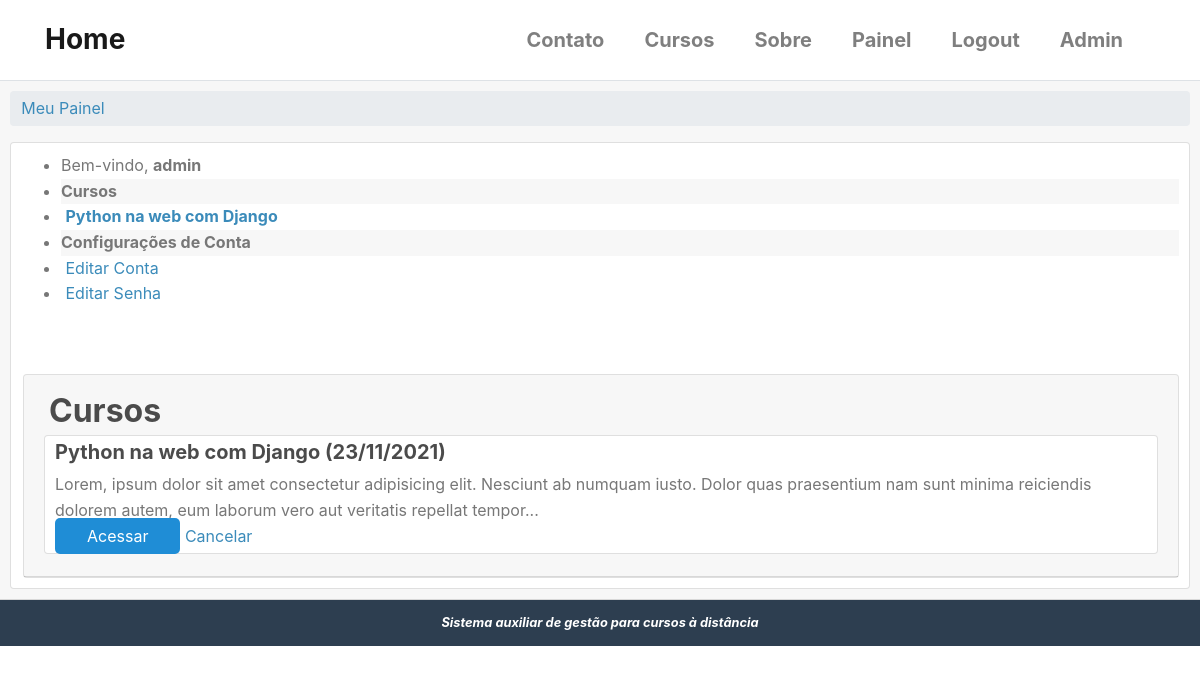
The page /conta/painel/ (signed in) on the database as committed earlier.
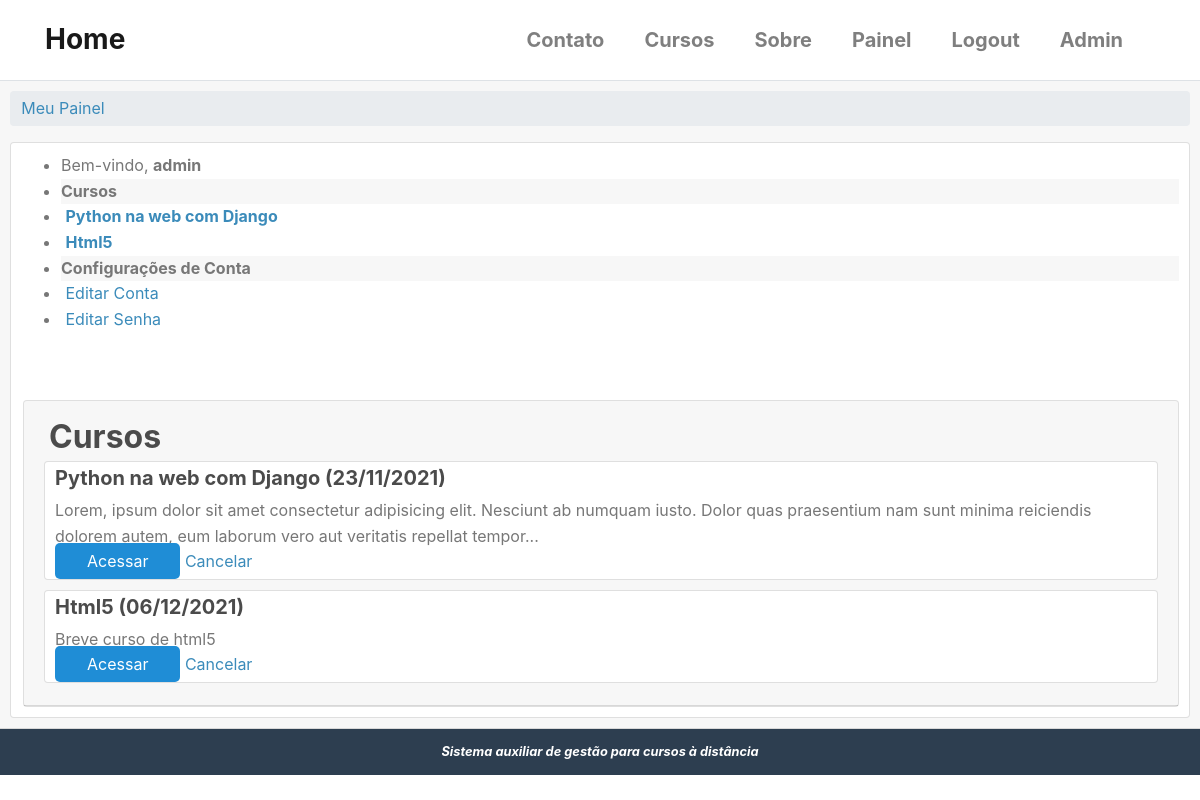
The same page on the database as committed later.
### accounts/models.py (models this page shows, shortened)
class User(AbstractBaseUser, PermissionsMixin):
    username = models.CharField(
        'Usuário', max_length=30, unique=True,
        validators = [validators.RegexValidator(re.compile('^[\w.@+-]+$'),
        'O nome de usuário só pode conter letras, dígitos ou os seguintes caracteres: @/ ./ +/ -/ _',
        'Usuário inválido ou já existente!')]
    )
    email = models.EmailField('E-mail', unique=True)
    name = models.CharField('Nome', max_length=100, blank=True)
    is_active = models.BooleanField('Está ativo?', blank=True, default=True)
    is_staff = models.BooleanField('É da equipe?', blank=True, default=False)
    date_joined = models.DateTimeField('Data de Entrada', auto_now_add=True)
    objects = UserManager()
    USERNAME_FIELD = 'username'
    REQUIRED_FIELDS = ['email']
    class Meta:
        verbose_name = 'Usuário'
        verbose_name_plural = 'Usuários'
    def __str__(self):
        return self.name or self.username

### cursos/models.py (models this page shows, shortened)
class Enrollment(models.Model):
    STATUS_CHOICES = (
        (0, 'Pendente'),
        (1, 'Aprovado'),
        (2, 'Cancelado'),
        (3, 'Recusado'),
    )
    usuario = models.ForeignKey(
        settings.AUTH_USER_MODEL, verbose_name='Usuário',
        related_name='enrollments', on_delete=models.DO_NOTHING
    )
    curso = models.ForeignKey(
        Cursos, verbose_name='Curso',
        related_name='enrollments', on_delete=models.DO_NOTHING
    )
    status = models.ImageField('Situação',
        choices=STATUS_CHOICES, default=0, blank=True
    )
    created_at = models.DateTimeField('Criado em', auto_now_add = True)
    updated_at = models.DateTimeField('Atualizado em ', auto_now_add = True)
    class Meta:
        verbose_name = 'Inscrição'
        verbose_name_plural = 'Inscrições'
        """
        unique_together/unicidade - combina a unicidade entre cursos e usuário,
        ou seja, cada usuário se increve apenas uma vez para cada curso.
        """
        unique_together = (('usuario', 'curso'),)

class Cursos(models.Model):
    nome = models.CharField('Nome', max_length = 100)
    slug = models.SlugField('Atalho')
    descricao = models.TextField('Descrição Simples', blank = True)
    sobre = models.TextField('Sobre o Curso', blank = True)
    start_date = models.DateField(
        'Data de início', null = True, blank = True,
        )
    imagem = models.ImageField(
        upload_to = 'cursos/imagens', verbose_name = 'Imagem',
        null = True, blank = True
        )
    created_at = models.DateTimeField('Criado em', auto_now_add = True)
    updated_at = models.DateTimeField('Atualizado em ', auto_now_add = True)
    objects = CursosManager()
    def __str__(self):
        return self.nome
    class Meta:
        verbose_name = 'Curso'
        verbose_name_plural = 'Cursos'
        ordering = ['nome'] # ['-name'] ordem decrescente

### accounts/views.py (the view)
# urls.py: path('painel/', views.painel, name='painel'),
@login_required
def painel(request):
    template_name = 'accounts/dashboard.html'
    context = {}
    return render(request, template_name, context)

### cursos/templatetags/cursos_tags.py (called while the page is built)
@register.simple_tag
def listar_meus_cursos(user):
    return Enrollment.objects.filter(usuario=user)

### templates/accounts/dashboard.html (shortened to what this page needs)
{% extends "base.html" %}
{% load static %}
{% load cursos_tags %}
{% block content %}
{% listar_meus_cursos user as enrollments %}
<div class="card-header" style='padding: 10px;'>
    <div class="">
        <ul class="breadcrumb pure-menu-heading">
            {% block breadcrumb %}
            <li><a class="" href="{% url 'accounts:painel' %}">Meu Painel</a></li>
            {% endblock %}
        </ul>
    </div>
    <div class="card" style='margin: auto;padding: 10px;'>
        <div class="pure-g-r content-ribbon">
            <div class="pure-u-1-3">
                <div class="pure-menu pure-menu-open">
                    <ul>
                        <li class="pure-menu-heading">
                            Bem-vindo, <strong>{{ user }}</strong>
                        </li>
                        {% block menu_options %}
                        <li class="font-weight-bold pure-menu-heading" style='margin-top: 0; background-color:rgba(0,0,0,.03);'>Cursos</li>
                        {% for enrollment in enrollments %}
                        <li>
                            <a href="{% url 'cursos:anuncios' enrollment.curso.slug %}">
                                <strong>{{ enrollment.curso }}</strong>
                            </a>
                        </li>
                        {% empty %}
                        <li style='padding: 5px 0 5px 15px;'>Não há inscrições</li>
                        {% endfor %}
                        <li class="font-weight-bold pure-menu-heading" style='margin-top: 0; background-color:rgba(0,0,0,.03);'>Configurações de Conta</li>
                        <li>
                            <a href="{% url 'accounts:editar_usuario' %}">
                                Editar Conta
                            </a>
                        </li>
                        <li>
                            <a href="{% url 'accounts:editar_senha' %}">
                            Editar Senha</a>
                        </li>
                        {% endblock menu_options %}
                    </ul>
                </div><br>
            </div>
            <br>
            <div class="pure-u-2-3">
                <div class="card" style = 'margin-left: 2px;'>
                    <div class="card-header">
                    {% block dashboard_content %}
                        <h2 class="font-weight-bold pure-menu-heading" style='margin: 5px;'>Cursos</h2>
                        {% for enrollment in enrollments %}
                        <div class="card" style="padding: 4px 4px 4px 10px; margin-bottom: 10px;">
                            <h3>{{ enrollment.curso }}
                            ({{ enrollment.curso.start_date|date:'d/m/Y'|default:'Sem data' }})
                            </h3>
                            {{ enrollment.curso.descricao | truncatechars:"200" }}
                            <div class="pure-controls">
                                <a href="" class="pure-button pure-button-primary">Acessar</a>
                                <a href="" class="pure-button pure-button-error">Cancelar</a>
                            </div>
                        </div>
                        {% empty %}
                        <aside class=pure-u-1>
                            <p style='padding: 5px 0 5px 15px;'>Não há inscrições</p>
                        </aside>:
                        {% endfor %}
                        {% endblock %}
                    </div>
                </div>
            </div>
        </div>
    </div>
</div>
{% endblock content %}

### templates/base.html (shortened to what this page needs)
{% load static %}
<!DOCTYPE html>
<html lang="pt-BR">
<head>
    <link rel="stylesheet" href="https://cdn.jsdelivr.net/npm/bootstrap@4.5.3/dist/css/bootstrap.min.css"
>
    <link rel="stylesheet" href="http://yui.yahooapis.com/pure/0.3.0/pure-min.css">
    <link rel="stylesheet" href="{% static 'css/styles1.css' %}"/>
</head>
<div class="container-flex">
    <nav class="navbar navbar-expand-sm py-3 border-bottom navbar-light" style='margin-bottom: 0'>
        <div class="container">
            <a href="{% url 'home' %}" class="navbar-brand">
                <span class="font-weight-bold h3">Home</span>
            </a>
            <div class="collapse navbar-collapse" id="navbarCollapse">
                <ul class="navbar-nav ml-auto">
                    <li class="nav-item">
                        <a href="{% url 'contato' %}" class="nav-link lead mr-4 font-weight-bold">Contato</a>
                    </li>
                    <li class="nav-item">
                        <a href="{% url 'cursos:lista_cursos' %}" class="nav-link lead mr-4 font-weight-bold">Cursos</a>
                    </li>
                    <li class="nav-item">
                        <a href="#" class="nav-link lead mr-4 font-weight-bold">Sobre</a>
                    </li>
                    {% if user.is_authenticated %}
                    <li class="nav-item">
                        <a href="{% url 'accounts:painel' %}" class="nav-link lead mr-4 font-weight-bold">Painel</a>
                    </li>
                    <li class="nav-item">
                        <a href="{% url 'accounts:logout' %}" class="nav-link lead mr-4 font-weight-bold">Logout</a>
                    </li>
                    {% endif %}
                    {% if user.is_superuser %}
                    <li class="nav-item">
                        <a href="/admin/" class="nav-link lead mr-4 font-weight-bold">Admin</a>
                    </li>
                    {% endif %}
                </ul>
            </div>
        </div>
    </nav>
    {% block content %}
    {% endblock content %}
    <div class="footer">
        <i><b>Sistema auxiliar de gestão para cursos à distância</b></i>
    </div>
</div>
</html>

### static/css/styles1.css (style rules this page uses)
* { -webkit-box-sizing: border-box; -moz-box-sizing: border-box; box-sizing: border-box; }
a { color: #3b8bba; }
.footer { background: #2d3e50; color: #fff; text-align: center; padding: 1em; font-size: 80%; }
.pure-button-primary { background-color: #1f8dd6; color: white; padding: 0.5em 2em; border-radius: 5px; }
ul.breadcrumb { padding: 0; }
ul.breadcrumb li { display: inline-block; }
ul.breadcrumb li a { display: inline-block; padding: 0.3em 0.7em; }
h1, h2, h3, h4, h5, h6 { font-weight: bold; color: rgb(75, 75, 75); }
h3 { font-size: 1.25em; }
a { color: #3b8bba; text-decoration: none; }

Rows that differ between the two databases and show on the page:
added Enrollment: curso "Html5", curso.start_date "06/12/2021", curso.descricao "Breve curso de html5"
